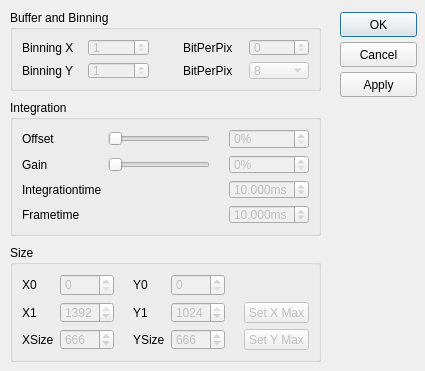
<?xml version="1.0" encoding="UTF-8"?>
<ui version="4.0">
 <class>dialogFileGrabber</class>
 <widget class="QDialog" name="dialogFileGrabber">
  <property name="geometry">
   <rect>
    <x>0</x>
    <y>0</y>
    <width>425</width>
    <height>371</height>
   </rect>
  </property>
  <property name="minimumSize">
   <size>
    <width>425</width>
    <height>371</height>
   </size>
  </property>
  <property name="maximumSize">
   <size>
    <width>425</width>
    <height>371</height>
   </size>
  </property>
  <property name="windowTitle">
   <string>Dialog</string>
  </property>
  <widget class="QGroupBox" name="groupBoxIntegration">
   <property name="enabled">
    <bool>true</bool>
   </property>
   <property name="geometry">
    <rect>
     <x>10</x>
     <y>100</y>
     <width>311</width>
     <height>136</height>
    </rect>
   </property>
   <property name="title">
    <string>Integration</string>
   </property>
   <layout class="QGridLayout" name="gridLayout">
    <item row="0" column="0">
     <widget class="QLabel" name="label_offset">
      <property name="text">
       <string>Offset</string>
      </property>
     </widget>
    </item>
    <item row="0" column="1">
     <widget class="QSlider" name="horizontalSlider_offset">
      <property name="enabled">
       <bool>false</bool>
      </property>
      <property name="maximum">
       <number>100</number>
      </property>
      <property name="tracking">
       <bool>false</bool>
      </property>
      <property name="orientation">
       <enum>Qt::Horizontal</enum>
      </property>
     </widget>
    </item>
    <item row="0" column="3">
     <widget class="QSpinBox" name="spinBox_offset">
      <property name="enabled">
       <bool>false</bool>
      </property>
      <property name="suffix">
       <string>%</string>
      </property>
      <property name="minimum">
       <number>0</number>
      </property>
      <property name="maximum">
       <number>100</number>
      </property>
     </widget>
    </item>
    <item row="1" column="0">
     <widget class="QLabel" name="label_gain">
      <property name="text">
       <string>Gain</string>
      </property>
     </widget>
    </item>
    <item row="1" column="1">
     <widget class="QSlider" name="horizontalSlider_gain">
      <property name="enabled">
       <bool>false</bool>
      </property>
      <property name="maximum">
       <number>100</number>
      </property>
      <property name="tracking">
       <bool>false</bool>
      </property>
      <property name="orientation">
       <enum>Qt::Horizontal</enum>
      </property>
     </widget>
    </item>
    <item row="1" column="2">
     <spacer name="horizontalSpacer_7">
      <property name="orientation">
       <enum>Qt::Horizontal</enum>
      </property>
      <property name="sizeType">
       <enum>QSizePolicy::Fixed</enum>
      </property>
      <property name="sizeHint" stdset="0">
       <size>
        <width>13</width>
        <height>20</height>
       </size>
      </property>
     </spacer>
    </item>
    <item row="1" column="3">
     <widget class="QSpinBox" name="spinBox_gain">
      <property name="enabled">
       <bool>false</bool>
      </property>
      <property name="suffix">
       <string>%</string>
      </property>
      <property name="minimum">
       <number>0</number>
      </property>
      <property name="maximum">
       <number>100</number>
      </property>
     </widget>
    </item>
    <item row="2" column="0">
     <widget class="QLabel" name="label_integration_time">
      <property name="text">
       <string>Integrationtime</string>
      </property>
     </widget>
    </item>
    <item row="2" column="3">
     <widget class="QDoubleSpinBox" name="doubleSpinBox_integration_time">
      <property name="enabled">
       <bool>false</bool>
      </property>
      <property name="prefix">
       <string/>
      </property>
      <property name="suffix">
       <string>ms</string>
      </property>
      <property name="decimals">
       <number>3</number>
      </property>
      <property name="minimum">
       <double>0.005000000000000</double>
      </property>
      <property name="maximum">
       <double>65.000000000000000</double>
      </property>
      <property name="singleStep">
       <double>0.001000000000000</double>
      </property>
      <property name="value">
       <double>10.000000000000000</double>
      </property>
     </widget>
    </item>
    <item row="3" column="0">
     <widget class="QLabel" name="label_frame_time">
      <property name="text">
       <string>Frametime</string>
      </property>
     </widget>
    </item>
    <item row="3" column="3">
     <widget class="QDoubleSpinBox" name="doubleSpinBox_frame_time">
      <property name="enabled">
       <bool>false</bool>
      </property>
      <property name="prefix">
       <string/>
      </property>
      <property name="suffix">
       <string>ms</string>
      </property>
      <property name="decimals">
       <number>3</number>
      </property>
      <property name="minimum">
       <double>0.005000000000000</double>
      </property>
      <property name="maximum">
       <double>65.000000000000000</double>
      </property>
      <property name="singleStep">
       <double>0.001000000000000</double>
      </property>
      <property name="value">
       <double>10.000000000000000</double>
      </property>
     </widget>
    </item>
   </layout>
  </widget>
  <widget class="QGroupBox" name="groupBoxSize">
   <property name="enabled">
    <bool>true</bool>
   </property>
   <property name="geometry">
    <rect>
     <x>10</x>
     <y>245</y>
     <width>311</width>
     <height>117</height>
    </rect>
   </property>
   <property name="title">
    <string>Size</string>
   </property>
   <layout class="QGridLayout" name="gridLayout_2">
    <item row="0" column="0">
     <widget class="QLabel" name="label_x0">
      <property name="text">
       <string>X0</string>
      </property>
     </widget>
    </item>
    <item row="0" column="1">
     <widget class="QSpinBox" name="spinBox_x0">
      <property name="enabled">
       <bool>false</bool>
      </property>
      <property name="maximum">
       <number>1391</number>
      </property>
     </widget>
    </item>
    <item row="0" column="3">
     <widget class="QLabel" name="label_y0">
      <property name="text">
       <string>Y0</string>
      </property>
     </widget>
    </item>
    <item row="0" column="4">
     <widget class="QSpinBox" name="spinBox_y0">
      <property name="enabled">
       <bool>false</bool>
      </property>
      <property name="maximum">
       <number>1023</number>
      </property>
     </widget>
    </item>
    <item row="1" column="0">
     <widget class="QLabel" name="label_X1">
      <property name="text">
       <string>X1</string>
      </property>
     </widget>
    </item>
    <item row="1" column="1">
     <widget class="QSpinBox" name="spinBox_x1">
      <property name="enabled">
       <bool>false</bool>
      </property>
      <property name="maximum">
       <number>1392</number>
      </property>
      <property name="value">
       <number>1392</number>
      </property>
     </widget>
    </item>
    <item row="1" column="2">
     <spacer name="horizontalSpacer">
      <property name="orientation">
       <enum>Qt::Horizontal</enum>
      </property>
      <property name="sizeType">
       <enum>QSizePolicy::Fixed</enum>
      </property>
      <property name="sizeHint" stdset="0">
       <size>
        <width>13</width>
        <height>20</height>
       </size>
      </property>
     </spacer>
    </item>
    <item row="1" column="3">
     <widget class="QLabel" name="label_Y1">
      <property name="text">
       <string>Y1</string>
      </property>
     </widget>
    </item>
    <item row="1" column="4">
     <widget class="QSpinBox" name="spinBox_y1">
      <property name="enabled">
       <bool>false</bool>
      </property>
      <property name="maximum">
       <number>1024</number>
      </property>
      <property name="value">
       <number>1024</number>
      </property>
     </widget>
    </item>
    <item row="1" column="5">
     <spacer name="horizontalSpacer_2">
      <property name="orientation">
       <enum>Qt::Horizontal</enum>
      </property>
      <property name="sizeType">
       <enum>QSizePolicy::Fixed</enum>
      </property>
      <property name="sizeHint" stdset="0">
       <size>
        <width>13</width>
        <height>20</height>
       </size>
      </property>
     </spacer>
    </item>
    <item row="1" column="6">
     <widget class="QPushButton" name="pushButton_setSizeXMax">
      <property name="enabled">
       <bool>false</bool>
      </property>
      <property name="text">
       <string>Set X Max</string>
      </property>
      <property name="autoDefault">
       <bool>false</bool>
      </property>
     </widget>
    </item>
    <item row="2" column="0">
     <widget class="QLabel" name="label_sizeX">
      <property name="text">
       <string>XSize</string>
      </property>
     </widget>
    </item>
    <item row="2" column="1">
     <widget class="QSpinBox" name="spinBox_xsize">
      <property name="enabled">
       <bool>false</bool>
      </property>
      <property name="maximum">
       <number>1392</number>
      </property>
      <property name="value">
       <number>666</number>
      </property>
     </widget>
    </item>
    <item row="2" column="3">
     <widget class="QLabel" name="label_sizeY">
      <property name="text">
       <string>YSize</string>
      </property>
     </widget>
    </item>
    <item row="2" column="4">
     <widget class="QSpinBox" name="spinBox_ysize">
      <property name="enabled">
       <bool>false</bool>
      </property>
      <property name="maximum">
       <number>1392</number>
      </property>
      <property name="value">
       <number>666</number>
      </property>
     </widget>
    </item>
    <item row="2" column="6">
     <widget class="QPushButton" name="pushButton_setSizeYMax">
      <property name="enabled">
       <bool>false</bool>
      </property>
      <property name="text">
       <string>Set Y Max</string>
      </property>
      <property name="autoDefault">
       <bool>false</bool>
      </property>
     </widget>
    </item>
   </layout>
  </widget>
  <widget class="QGroupBox" name="groupBoxBinning">
   <property name="enabled">
    <bool>true</bool>
   </property>
   <property name="geometry">
    <rect>
     <x>10</x>
     <y>10</y>
     <width>311</width>
     <height>81</height>
    </rect>
   </property>
   <property name="title">
    <string>Buffer and Binning</string>
   </property>
   <layout class="QGridLayout" name="gridLayout_3">
    <item row="0" column="0">
     <widget class="QLabel" name="label_binning">
      <property name="text">
       <string>Binning X</string>
      </property>
     </widget>
    </item>
    <item row="0" column="1">
     <widget class="QSpinBox" name="spinBox_binX">
      <property name="enabled">
       <bool>false</bool>
      </property>
      <property name="minimum">
       <number>1</number>
      </property>
      <property name="maximum">
       <number>4</number>
      </property>
     </widget>
    </item>
    <item row="0" column="2" rowspan="2">
     <spacer name="horizontalSpacer_6">
      <property name="orientation">
       <enum>Qt::Horizontal</enum>
      </property>
      <property name="sizeType">
       <enum>QSizePolicy::Fixed</enum>
      </property>
      <property name="sizeHint" stdset="0">
       <size>
        <width>28</width>
        <height>20</height>
       </size>
      </property>
     </spacer>
    </item>
    <item row="0" column="3">
     <widget class="QLabel" name="label_bpp">
      <property name="text">
       <string>BitPerPix</string>
      </property>
     </widget>
    </item>
    <item row="0" column="4">
     <widget class="QSpinBox" name="spinBox_bpp">
      <property name="enabled">
       <bool>false</bool>
      </property>
     </widget>
    </item>
    <item row="1" column="0">
     <widget class="QLabel" name="label_binning_2">
      <property name="text">
       <string>Binning Y</string>
      </property>
     </widget>
    </item>
    <item row="1" column="1">
     <widget class="QSpinBox" name="spinBox_binY">
      <property name="enabled">
       <bool>false</bool>
      </property>
      <property name="minimum">
       <number>1</number>
      </property>
      <property name="maximum">
       <number>4</number>
      </property>
     </widget>
    </item>
    <item row="1" column="3">
     <widget class="QLabel" name="label_bpp_2">
      <property name="text">
       <string>BitPerPix</string>
      </property>
     </widget>
    </item>
    <item row="1" column="4">
     <widget class="QComboBox" name="combo_bpp">
      <property name="enabled">
       <bool>false</bool>
      </property>
      <property name="currentIndex">
       <number>0</number>
      </property>
      <item>
       <property name="text">
        <string>8</string>
       </property>
      </item>
      <item>
       <property name="text">
        <string>10</string>
       </property>
      </item>
      <item>
       <property name="text">
        <string>12</string>
       </property>
      </item>
      <item>
       <property name="text">
        <string>14</string>
       </property>
      </item>
      <item>
       <property name="text">
        <string>16</string>
       </property>
      </item>
      <item>
       <property name="text">
        <string>24</string>
       </property>
      </item>
      <item>
       <property name="text">
        <string>30</string>
       </property>
      </item>
      <item>
       <property name="text">
        <string>32</string>
       </property>
      </item>
     </widget>
    </item>
   </layout>
  </widget>
  <widget class="QPushButton" name="cancelButton">
   <property name="geometry">
    <rect>
     <x>340</x>
     <y>42</y>
     <width>77</width>
     <height>25</height>
    </rect>
   </property>
   <property name="text">
    <string>Cancel</string>
   </property>
   <property name="autoDefault">
    <bool>false</bool>
   </property>
  </widget>
  <widget class="QPushButton" name="okButton">
   <property name="geometry">
    <rect>
     <x>340</x>
     <y>12</y>
     <width>77</width>
     <height>25</height>
    </rect>
   </property>
   <property name="text">
    <string>OK</string>
   </property>
  </widget>
  <widget class="QPushButton" name="applyButton">
   <property name="geometry">
    <rect>
     <x>340</x>
     <y>72</y>
     <width>77</width>
     <height>25</height>
    </rect>
   </property>
   <property name="text">
    <string>Apply</string>
   </property>
   <property name="autoDefault">
    <bool>false</bool>
   </property>
  </widget>
 </widget>
 <resources/>
 <connections>
  <connection>
   <sender>okButton</sender>
   <signal>clicked()</signal>
   <receiver>dialogFileGrabber</receiver>
   <slot>accept()</slot>
   <hints>
    <hint type="sourcelabel">
     <x>336</x>
     <y>33</y>
    </hint>
    <hint type="destinationlabel">
     <x>233</x>
     <y>29</y>
    </hint>
   </hints>
  </connection>
  <connection>
   <sender>cancelButton</sender>
   <signal>clicked()</signal>
   <receiver>dialogFileGrabber</receiver>
   <slot>reject()</slot>
   <hints>
    <hint type="sourcelabel">
     <x>336</x>
     <y>91</y>
    </hint>
    <hint type="destinationlabel">
     <x>197</x>
     <y>125</y>
    </hint>
   </hints>
  </connection>
  <connection>
   <sender>horizontalSlider_offset</sender>
   <signal>valueChanged(int)</signal>
   <receiver>spinBox_offset</receiver>
   <slot>setValue(int)</slot>
   <hints>
    <hint type="sourcelabel">
     <x>137</x>
     <y>135</y>
    </hint>
    <hint type="destinationlabel">
     <x>328</x>
     <y>142</y>
    </hint>
   </hints>
  </connection>
  <connection>
   <sender>horizontalSlider_gain</sender>
   <signal>valueChanged(int)</signal>
   <receiver>spinBox_gain</receiver>
   <slot>setValue(int)</slot>
   <hints>
    <hint type="sourcelabel">
     <x>117</x>
     <y>162</y>
    </hint>
    <hint type="destinationlabel">
     <x>299</x>
     <y>166</y>
    </hint>
   </hints>
  </connection>
  <connection>
   <sender>spinBox_offset</sender>
   <signal>valueChanged(int)</signal>
   <receiver>horizontalSlider_offset</receiver>
   <slot>setValue(int)</slot>
   <hints>
    <hint type="sourcelabel">
     <x>275</x>
     <y>132</y>
    </hint>
    <hint type="destinationlabel">
     <x>154</x>
     <y>136</y>
    </hint>
   </hints>
  </connection>
  <connection>
   <sender>spinBox_gain</sender>
   <signal>valueChanged(int)</signal>
   <receiver>horizontalSlider_gain</receiver>
   <slot>setValue(int)</slot>
   <hints>
    <hint type="sourcelabel">
     <x>268</x>
     <y>163</y>
    </hint>
    <hint type="destinationlabel">
     <x>189</x>
     <y>167</y>
    </hint>
   </hints>
  </connection>
 </connections>
</ui>
